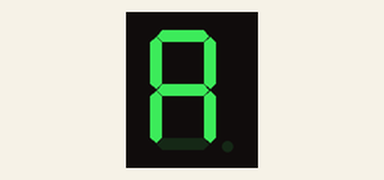
A sketch run on a simulated Arduino Uno, built with avr-gcc and run on an emulated ATmega328P. On the bench: 1-digit seven-segment display. Wiring (inferred from the names in the program): 1-digit 7-segment display, segments lit when HIGH: segments pin 2, pin 3, pin 4, pin 5, pin 6, pin 7, pin 8. The segment pins are drawn as the display they are named for.

Above: at 0.1 s.
At 1.1 s:
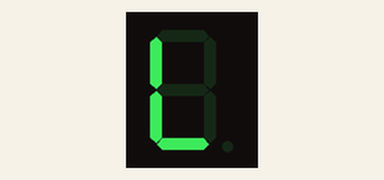
At 2.1 s:
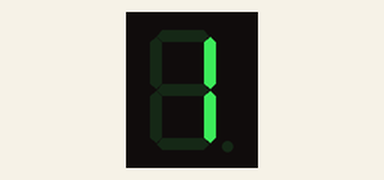

The sketch:

ex1.ino
```cpp
const int A = 2;
const int B = 3;
const int C = 4;
const int D = 5;
const int E = 6;
const int F = 7;
const int G = 8;

void setup() {
  pinMode(A, OUTPUT);
  pinMode(B, OUTPUT);
  pinMode(C, OUTPUT);
  pinMode(D, OUTPUT);
  pinMode(E, OUTPUT);
  pinMode(F, OUTPUT);
  pinMode(G, OUTPUT);
}

void loop() {

  digitalWrite(A, HIGH);
  digitalWrite(B, HIGH);
  digitalWrite(C, HIGH);
  digitalWrite(D, LOW);
  digitalWrite(E, HIGH);
  digitalWrite(F, HIGH);
  digitalWrite(G, HIGH);
  delay(1000);


  digitalWrite(A, LOW);
  digitalWrite(B, LOW);
  digitalWrite(C, LOW);
  digitalWrite(D, HIGH);
  digitalWrite(E, HIGH);
  digitalWrite(F, HIGH);
  digitalWrite(G, LOW);
  delay(1000);


  digitalWrite(A, LOW);
  digitalWrite(B, HIGH);
  digitalWrite(C, HIGH);
  digitalWrite(D, LOW);
  digitalWrite(E, LOW);
  digitalWrite(F, LOW);
  digitalWrite(G, LOW);
  delay(1000);
}
```

Measured:
- by itself, everything shown: repeats every 3.0 s, in 3 steps
- what the display in image 1 shows lasts 1.0 s, from 1.0 s to 2.0 s
